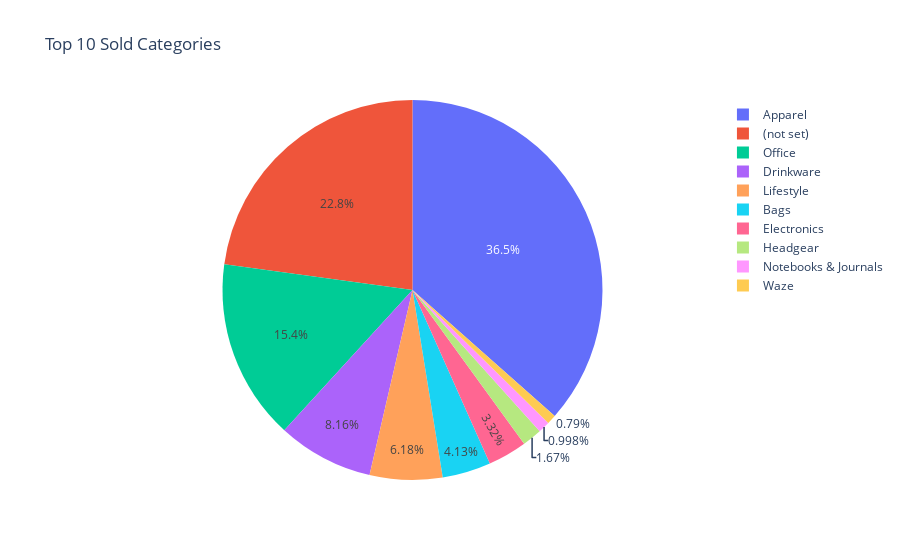

The code cell stored with this chart in its notebook:
### Code cell
categories = df.filter(pl.col('transactionId') != 'null').select(pl.col('v2ProductCategory'))
categories = categories.select(pl.col("v2ProductCategory").value_counts(sort=True)).unnest("v2ProductCategory")
fig = px.pie(categories[:10], values="count", names="v2ProductCategory", title="Top 10 Sold Categories")
fig.show()

### Figure 1 — Plotly figure (JSON) as saved in the notebook; plotly's stock layout.template omitted (floating-point values rounded to 4 significant figures)
{"data": [{"domain": {"x": [0, 1], "y": [0, 1]}, "hovertemplate": "v2ProductCategory=%{label}<br>count=%{value}<extra></extra>", "labels": ["Apparel", "(not set)", "Office", "Drinkware", "Lifestyle", "Bags", "Electronics", "Headgear", "Notebooks & Journals", "Waze"], "legendgroup": "", "name": "", "showlegend": true, "type": "pie", "values": [26276, 16416, 11064, 5865, 4444, 2968, 2390, 1204, 718, 568]}], "layout": {"legend": {"tracegroupgap": 0}, "title": {"text": "Top 10 Sold Categories"}}}
